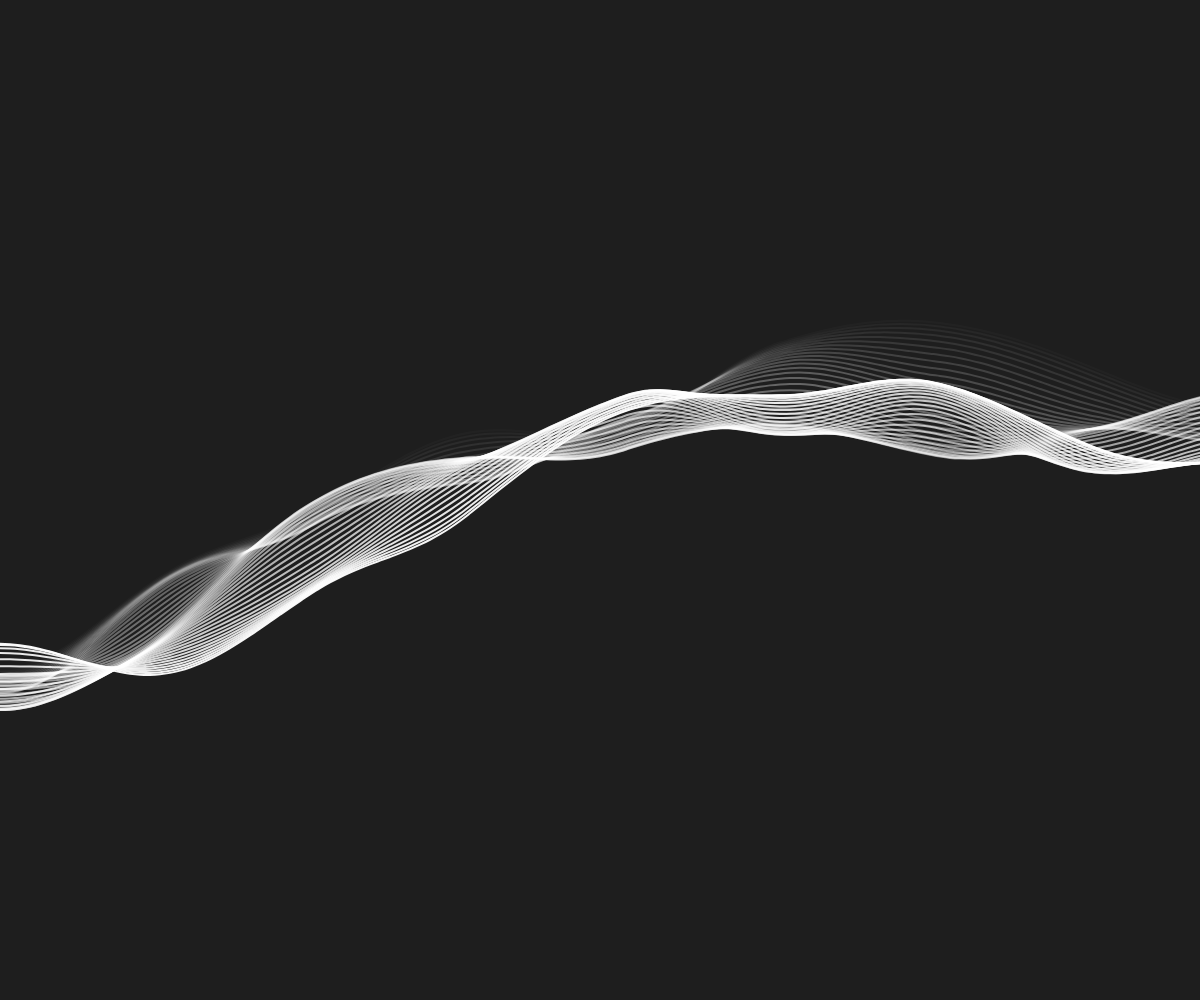
Frame 1 (no input)
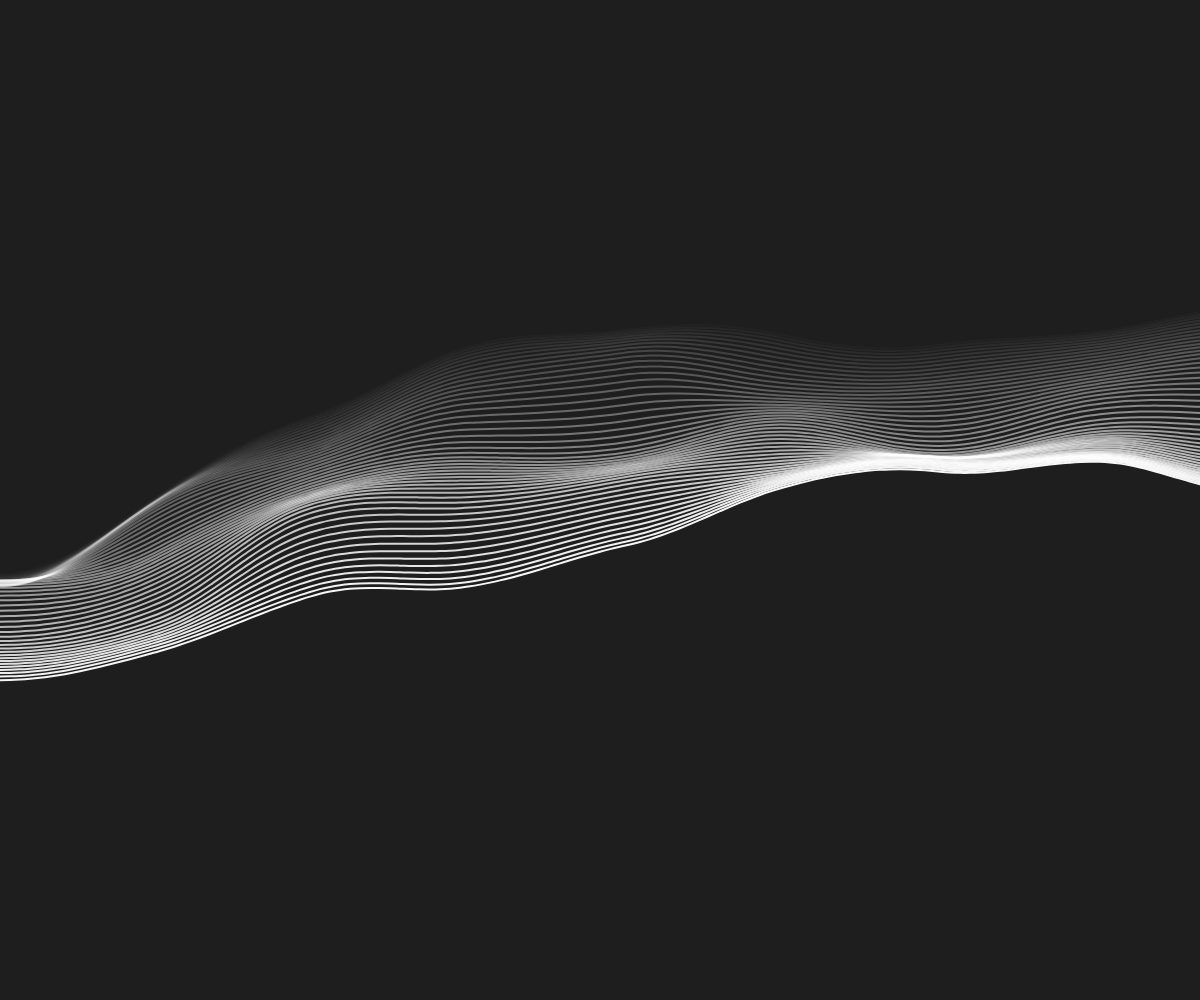
Frame 60 (no input)
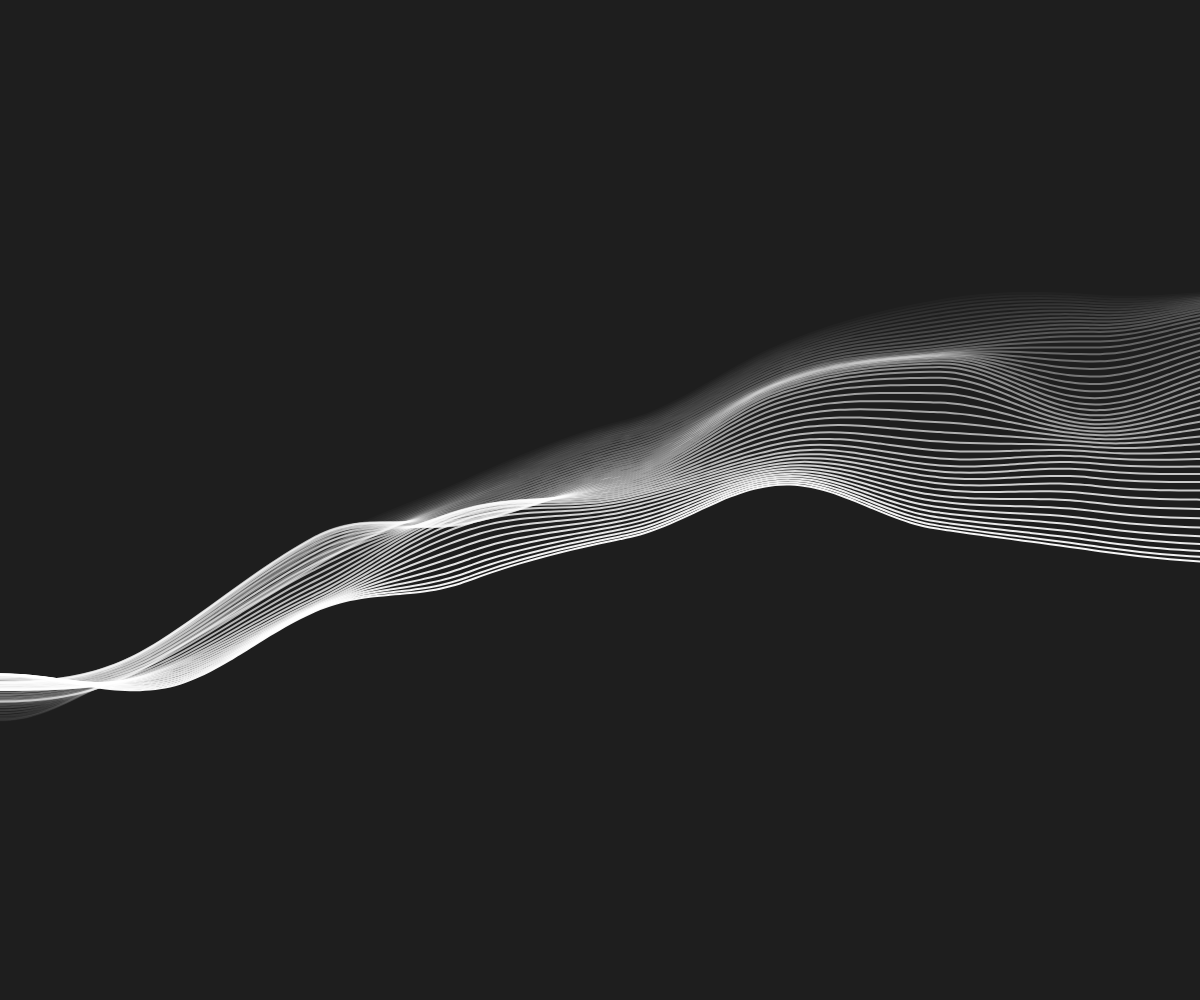
Frame 120 (the mouse pressed at the canvas centre since frame 60)

The p5.js sketch that drew these frames (run headless with seeded random() and noise() and a simulated clock; from frame 60 on, the mouse is pressed at the canvas centre):

// p5.js sketch
// ── sketch.js
let space = 2;

function setup() {
  createCanvas(windowWidth, windowHeight);
}

function draw() {
  background(30);
  strokeWeight(2);
  noFill();

  for(i = 0; i < 50; i++){
    let opacity = map(i, 0, 30, 0, 150);

    stroke(255,255,255, opacity);
    beginShape();
    for(x = -20; x < width+20; x+=10){
      let n = noise(x* 0.0008,i*space* 0.005,frameCount*0.02);
      let y = map(n, 0, 1, 0, height);
      curveVertex(x, i*space + y);
    }
    endShape();
  }
}
